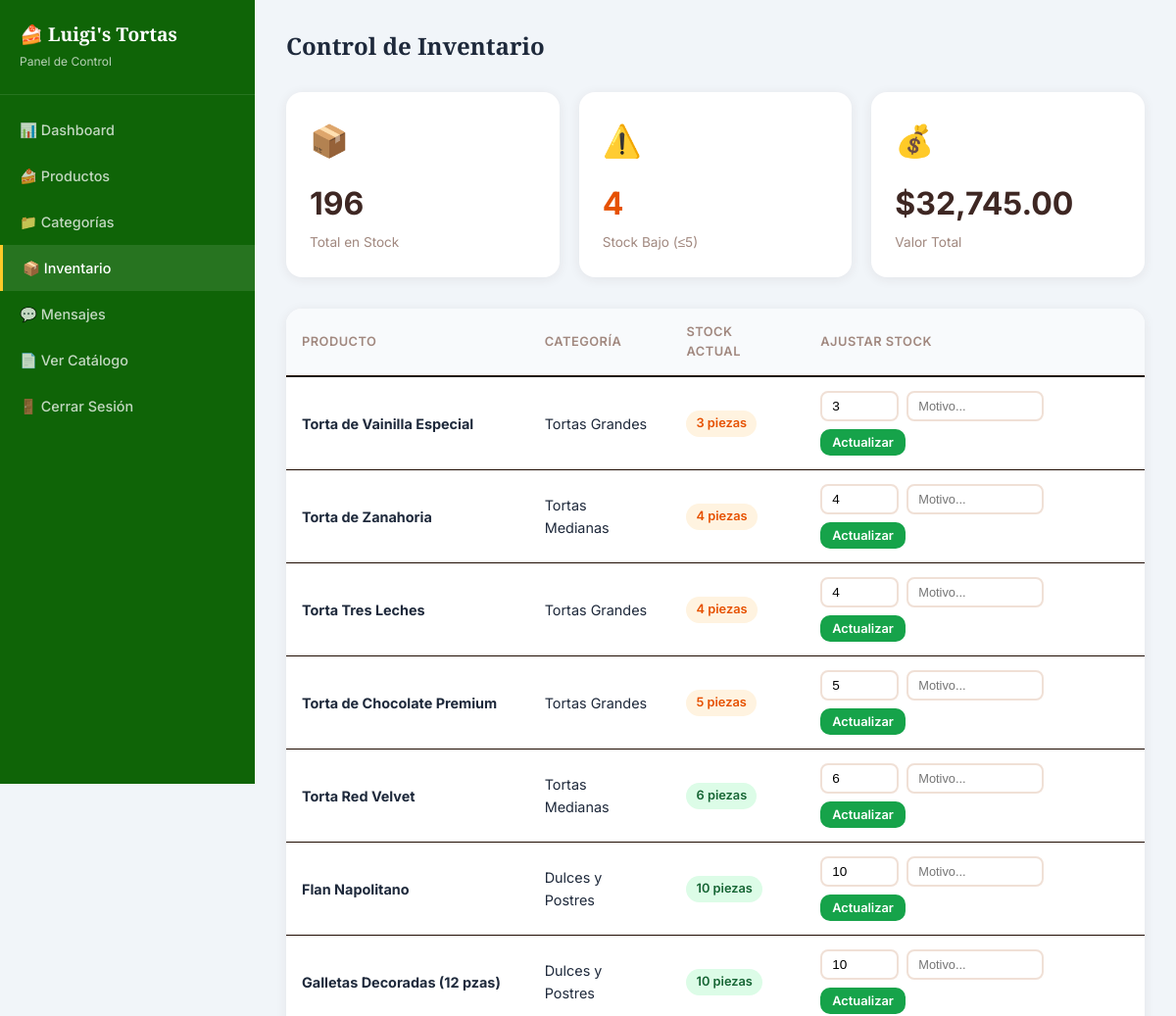
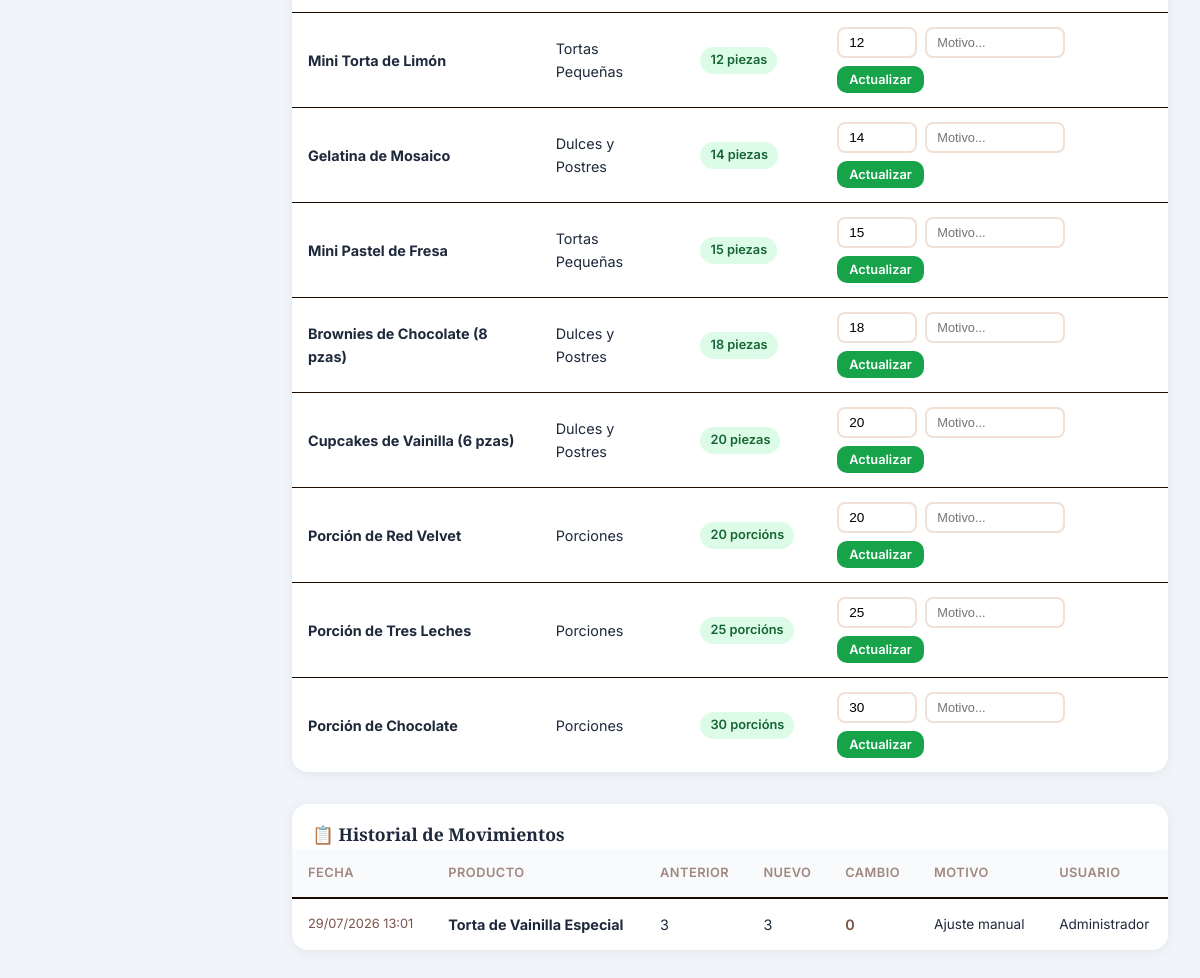
The app's page /admin/inventario.php (signed in) with its own data (2 pictures, top to bottom).
### tables this page shows
CREATE TABLE `productos` (
  `id` int(11) NOT NULL,
  `categoria_id` int(11) NOT NULL,
  `nombre` varchar(150) NOT NULL,
  `descripcion` text DEFAULT NULL,
  `precio` decimal(10,2) NOT NULL DEFAULT 0.00,
  `imagen` varchar(255) DEFAULT NULL,
  `stock` int(11) NOT NULL DEFAULT 0,
  `unidad_medida` varchar(50) DEFAULT 'pieza',
  `disponible` tinyint(1) DEFAULT 1,
  `destacado` tinyint(1) DEFAULT 0,
  `created_at` timestamp NOT NULL DEFAULT current_timestamp(),
  `updated_at` timestamp NOT NULL DEFAULT current_timestamp() ON UPDATE current_timestamp()
);

CREATE TABLE `categorias` (
  `id` int(11) NOT NULL,
  `nombre` varchar(100) NOT NULL,
  `descripcion` text DEFAULT NULL,
  `imagen` varchar(255) DEFAULT NULL,
  `orden` int(11) DEFAULT 0,
  `activa` tinyint(1) DEFAULT 1,
  `created_at` timestamp NOT NULL DEFAULT current_timestamp()
);

CREATE TABLE `historial_inventario` (
  `id` int(11) NOT NULL,
  `producto_id` int(11) NOT NULL,
  `cantidad_anterior` int(11) NOT NULL,
  `cantidad_nueva` int(11) NOT NULL,
  `motivo` varchar(255) DEFAULT NULL,
  `usuario_id` int(11) DEFAULT NULL,
  `created_at` timestamp NOT NULL DEFAULT current_timestamp()
);

CREATE TABLE `usuarios` (
  `id` int(11) NOT NULL,
  `username` varchar(50) NOT NULL,
  `password` varchar(255) NOT NULL,
  `nombre_completo` varchar(150) NOT NULL,
  `rol` enum('admin','editor') DEFAULT 'editor',
  `activo` tinyint(1) DEFAULT 1,
  `created_at` timestamp NOT NULL DEFAULT current_timestamp()
);

### includes/db.php (called while the page is built, shortened)
<?php
function getConnection() {
    static $pdo = null;
    if ($pdo === null) {
        try {
            $dsn = 'mysql:host=' . DB_HOST . ';dbname=' . DB_NAME . ';charset=' . DB_CHARSET;
            $pdo = new PDO($dsn, DB_USER, DB_PASS, [
                PDO::ATTR_ERRMODE => PDO::ERRMODE_EXCEPTION,
                PDO::ATTR_DEFAULT_FETCH_MODE => PDO::FETCH_ASSOC,
                PDO::ATTR_EMULATE_PREPARES => false,
            ]);
        } catch (PDOException $e) {
            die('Error de conexión: ' . $e->getMessage());
        }
    }
    return $pdo;
}
function query($sql, $params = []) {
    $stmt = getConnection()->prepare($sql);
    $stmt->execute($params);
    return $stmt;
}
function fetchAll($sql, $params = []) {
    return query($sql, $params)->fetchAll();
}
function fetchOne($sql, $params = []) {
    return query($sql, $params)->fetch();
}

### includes/functions.php (called while the page is built, shortened)
<?php
function sanitize($input) {
    return htmlspecialchars(trim($input), ENT_QUOTES, 'UTF-8');
}
function formatCurrency($amount) {
    return '$' . number_format($amount, 2, '.', ',');
}
function getValorInventario() {
    return fetchOne('SELECT COALESCE(SUM(precio * stock), 0) as total FROM productos WHERE disponible = 1')['total'];
}
function getProductosBajoStock($limite = 5) {
    return fetchAll(
        'SELECT p.*, c.nombre as categoria_nombre
         FROM productos p
         JOIN categorias c ON p.categoria_id = c.id
         WHERE p.stock <= ? AND p.disponible = 1
         ORDER BY p.stock ASC',
        [$limite]
    );
}
function getHistorialInventario($productoId = null, $limit = 50) {
    $sql = 'SELECT h.*, p.nombre as producto_nombre, u.nombre_completo as usuario_nombre
            FROM historial_inventario h
            JOIN productos p ON h.producto_id = p.id
            LEFT JOIN usuarios u ON h.usuario_id = u.id';
    $params = [];
    $sql .= ' ORDER BY h.created_at DESC LIMIT ?';
    $params[] = $limit;
    return fetchAll($sql, $params);
}

### admin/inventario.php (the view, shortened to what this page needs)
<?php
$productos = fetchAll(
    'SELECT p.*, c.nombre as categoria_nombre
     FROM productos p
     JOIN categorias c ON p.categoria_id = c.id
     WHERE p.disponible = 1
     ORDER BY p.stock ASC, p.nombre ASC'
);
$historial = getHistorialInventario(null, 30);
$bajoStock = getProductosBajoStock(5);
?>
<!DOCTYPE html>
<html lang="es">
<head>
    <link rel="stylesheet" href="../assets/css/style.css">
</head>
<body class="admin-body">
<div class="admin-layout">
    <aside class="admin-sidebar">
        <div class="sidebar-brand">
            <h2>&#127856; <?= SITE_NAME ?></h2>
            <p>Panel de Control</p>
        </div>
        <nav class="sidebar-nav">
            <a href="index.php">&#128202; Dashboard</a>
            <a href="productos.php">&#127856; Productos</a>
            <a href="categorias.php">&#128193; Categorías</a>
            <a href="inventario.php" class="active">&#128230; Inventario</a>
            <a href="chat.php">&#128172; Mensajes<?php $chatNoLeidos = getNoLeidosAdminTotal(); if ($chatNoLeidos > 0): ?><span class="badge-chat"><?= $chatNoLeidos ?></span><?php endif; ?></a>
            <a href="../" target="_blank">&#128196; Ver Catálogo</a>
            <a href="logout.php">&#128682; Cerrar Sesión</a>
        </nav>
    </aside>
    <main class="admin-main">
        <div class="admin-topbar">
            <h2>Control de Inventario</h2>
        </div>
        <div class="dashboard-cards" style="margin-bottom:32px;">
            <div class="dash-card">
                <div class="dash-icon">&#128230;</div>
                <div class="dash-number"><?= array_sum(array_column($productos, 'stock')) ?></div>
                <div class="dash-label">Total en Stock</div>
            </div>
            <div class="dash-card">
                <div class="dash-icon">&#9888;&#65039;</div>
                <div class="dash-number" style="color:#e65100"><?= count($bajoStock) ?></div>
                <div class="dash-label">Stock Bajo (≤5)</div>
            </div>
            <div class="dash-card">
                <div class="dash-icon">&#128176;</div>
                <div class="dash-number"><?= formatCurrency(getValorInventario()) ?></div>
                <div class="dash-label">Valor Total</div>
            </div>
        </div>
        <div class="data-table-wrapper" style="margin-bottom:32px;">
            <table class="data-table">
                <thead>
                    <tr>
                        <th>Producto</th>
                        <th>Categoría</th>
                        <th>Stock Actual</th>
                        <th>Ajustar Stock</th>
                    </tr>
                </thead>
                <tbody>
                    <?php foreach ($productos as $p): ?>
                    <tr>
                        <td><strong><?= sanitize($p['nombre']) ?></strong></td>
                        <td><?= sanitize($p['categoria_nombre']) ?></td>
                        <td>
                            <span class="stock-badge <?= $p['stock'] == 0 ? 'out' : ($p['stock'] <= 5 ? 'low' : 'ok') ?>">
                                <?= $p['stock'] ?> <?= $p['unidad_medida'] ?><?= $p['stock'] != 1 ? 's' : '' ?>
                            </span>
                        </td>
                        <td>
                            <form method="POST" style="display:flex;gap:8px;align-items:center;flex-wrap:wrap;">
                                <input type="number" name="nuevo_stock" min="0" value="<?= $p['stock'] ?>" style="width:80px;padding:6px 10px;border:2px solid #f0e0d6;border-radius:8px;font-size:0.85rem;">
                                <input type="text" name="motivo" placeholder="Motivo..." style="width:140px;padding:6px 10px;border:2px solid #f0e0d6;border-radius:8px;font-size:0.8rem;">
                                <button type="submit" class="btn btn-sm btn-success" style="width:auto;padding:6px 12px;">Actualizar</button>
                            </form>
                        </td>
                    </tr>
                    <?php endforeach; ?>
                </tbody>
            </table>
        </div>
        <?php if (count($historial) > 0): ?>
        <div class="data-table-wrapper">
            <h3 style="padding:16px 20px 0;font-family:'Playfair Display',serif;font-size:1.1rem;">&#128203; Historial de Movimientos</h3>
            <table class="data-table">
                <thead>
                    <tr>
                        <th>Fecha</th>
                        <th>Producto</th>
                        <th>Anterior</th>
                        <th>Nuevo</th>
                        <th>Cambio</th>
                        <th>Motivo</th>
                        <th>Usuario</th>
                    </tr>
                </thead>
                <tbody>
                    <?php foreach ($historial as $h): ?>
                    <tr>
                        <td style="font-size:0.8rem;color:#795548;"><?= date('d/m/Y H:i', strtotime($h['created_at'])) ?></td>
                        <td><strong><?= sanitize($h['producto_nombre']) ?></strong></td>
                        <td><?= $h['cantidad_anterior'] ?></td>
                        <td><?= $h['cantidad_nueva'] ?></td>
                        <td>
                            <?php
                            $diff = $h['cantidad_nueva'] - $h['cantidad_anterior'];
                            $color = $diff > 0 ? '#16a34a' : ($diff < 0 ? '#dc2626' : '#795548');
                            ?>
                            <span style="color:<?= $color ?>;font-weight:600;">
                                <?= $diff > 0 ? '+' . $diff : $diff ?>
                            </span>
                        </td>
                        <td style="font-size:0.85rem;"><?= sanitize($h['motivo'] ?: '-') ?></td>
                        <td style="font-size:0.85rem;"><?= sanitize($h['usuario_nombre'] ?? 'Sistema') ?></td>
                    </tr>
                    <?php endforeach; ?>
                </tbody>
            </table>
        </div>
        <?php endif; ?>
    </main>
</div>
</body>
</html>

### assets/css/style.css (style rules this page uses)
:root { --primary: #c2185b; --primary-light: #f8bbd0; --primary-dark: #880e4f; --primary-luigi: #22B24C; --secondary-luigi: #2B5293; --third-luigi: #0f6407; --secondary: #f57c00; --accent: #ffca28; --bg: #aed1ad; --bg-card: #ffffff; --text: #3e2723; --text-light: #795548; --text-muted: #a1887f; --border: #1f0c01; --shadow: 0 2px 12px rgba(62, 39, 35, 0.08); --shadow-lg: 0 8px 32px rgba(62, 39, 35, 0.12); --radius: 16px; --radius-sm: 10px; --transition: all 0.3s cubic-bezier(0.4, 0, 0.2, 1); }
* { margin: 0; padding: 0; box-sizing: border-box; }
body { font-family: 'Inter', sans-serif; background: var(--bg); color: var(--text); line-height: 1.6; min-height: 100vh; }
.admin-body { background: #f1f5f9; font-family: 'Inter', sans-serif; color: #1e293b; min-height: 100vh; }
.btn { display: inline-flex; align-items: center; gap: 8px; padding: 12px 24px; border: none; border-radius: var(--radius-sm); font-family: 'Inter', sans-serif; font-size: 0.95rem; font-weight: 600; cursor: pointer; transition: var(--transition); text-decoration: none; }
.btn-success { background: #16a34a; color: white; }
.btn-sm { padding: 8px 14px; font-size: 0.8rem; }
.admin-layout { display: flex; min-height: 100vh; }
.admin-sidebar { width: 260px; background: var(--third-luigi); color: white; padding: 20px 0; position: fixed; height: 100vh; overflow-y: auto; z-index: 100; }
.sidebar-brand { padding: 0 20px 24px; border-bottom: 1px solid rgba(255,255,255,0.1); margin-bottom: 12px; }
.sidebar-brand h2 { font-family: 'Playfair Display', serif; font-size: 1.2rem; }
.sidebar-brand p { font-size: 0.75rem; opacity: 0.7; margin-top: 2px; }
.sidebar-nav a { display: flex; align-items: center; gap: 12px; padding: 12px 20px; color: rgba(255,255,255,0.75); text-decoration: none; font-size: 0.9rem; font-weight: 500; transition: var(--transition); }
.sidebar-nav a:hover, .sidebar-nav a.active { background: rgba(255,255,255,0.1); color: white; }
.sidebar-nav a.active { border-left: 3px solid var(--accent); }
.admin-main { margin-left: 260px; flex: 1; padding: 28px 32px; min-height: 100vh; }
.admin-topbar { display: flex; align-items: center; justify-content: space-between; margin-bottom: 28px; }
.admin-topbar h2 { font-family: 'Playfair Display', serif; font-size: 1.5rem; }
.dashboard-cards { display: grid; grid-template-columns: repeat(auto-fit, minmax(220px, 1fr)); gap: 20px; margin-bottom: 32px; }
.dash-card { background: white; border-radius: var(--radius); padding: 24px; box-shadow: var(--shadow); transition: var(--transition); }
.dash-card .dash-icon { font-size: 2rem; margin-bottom: 12px; }
.dash-card .dash-number { font-size: 2rem; font-weight: 700; color: var(--text); }
.dash-card .dash-label { font-size: 0.85rem; color: var(--text-muted); margin-top: 4px; }
.data-table-wrapper { background: white; border-radius: var(--radius); box-shadow: var(--shadow); overflow: hidden; margin-bottom: 24px; }
.data-table { width: 100%; border-collapse: collapse; }
.data-table th { background: #f8fafc; padding: 14px 16px; text-align: left; font-size: 0.8rem; font-weight: 600; text-transform: uppercase; letter-spacing: 0.5px; color: var(--text-muted); border-bottom: 2px solid var(--border); }
.data-table td { padding: 14px 16px; border-bottom: 1px solid var(--border); font-size: 0.9rem; vertical-align: middle; }
.data-table tr:last-child td { border-bottom: none; }
.stock-badge { display: inline-block; padding: 3px 10px; border-radius: 50px; font-size: 0.8rem; font-weight: 600; }
.stock-badge.ok { background: #dcfce7; color: #166534; }
.stock-badge.low { background: #fff3e0; color: #e65100; }

### records on screen
productos: nombre "Torta de Vainilla Especial", categoria.nombre "Tortas Grandes", stock "3", unidad_medida "pieza", nuevo_stock "3"
productos: nombre "Torta de Zanahoria", categoria.nombre "Tortas Medianas", stock "4", unidad_medida "pieza", nuevo_stock "4"
productos: nombre "Torta Tres Leches", categoria.nombre "Tortas Grandes", stock "4", unidad_medida "pieza", nuevo_stock "4"
productos: nombre "Torta de Chocolate Premium", categoria.nombre "Tortas Grandes", stock "5", unidad_medida "pieza", nuevo_stock "5"
productos: nombre "Torta Red Velvet", categoria.nombre "Tortas Medianas", stock "6", unidad_medida "pieza", nuevo_stock "6"
productos: nombre "Flan Napolitano", categoria.nombre "Dulces y Postres", stock "10", unidad_medida "pieza", nuevo_stock "10"
productos: nombre "Galletas Decoradas (12 pzas)", categoria.nombre "Dulces y Postres", stock "10", unidad_medida "pieza", nuevo_stock "10"
productos: nombre "Mini Torta de Limón", categoria.nombre "Tortas Pequeñas", stock "12", unidad_medida "pieza", nuevo_stock "12"
productos: nombre "Gelatina de Mosaico", categoria.nombre "Dulces y Postres", stock "14", unidad_medida "pieza", nuevo_stock "14"
productos: nombre "Mini Pastel de Fresa", categoria.nombre "Tortas Pequeñas", stock "15", unidad_medida "pieza", nuevo_stock "15"
productos: nombre "Brownies de Chocolate (8 pzas)", categoria.nombre "Dulces y Postres", stock "18", unidad_medida "pieza", nuevo_stock "18"
productos: nombre "Cupcakes de Vainilla (6 pzas)", categoria.nombre "Dulces y Postres", stock "20", unidad_medida "pieza", nuevo_stock "20"
productos: nombre "Porción de Red Velvet", categoria.nombre "Porciones", stock "20", unidad_medida "porción", nuevo_stock "20"
productos: nombre "Porción de Tres Leches", categoria.nombre "Porciones", stock "25", unidad_medida "porción", nuevo_stock "25"
productos: nombre "Porción de Chocolate", categoria.nombre "Porciones", stock "30", unidad_medida "porción", nuevo_stock "30"
historial_inventario: created_at "29/07/2026 13:01", producto.nombre "Torta de Vainilla Especial", cantidad_anterior "3", cantidad_nueva "3", diff "0", motivo "Ajuste manual", usuario.nombre_completo "Administrador"

### other values on screen
SITE_NAME "Luigi's Tortas"
array_sum(array_column($productos, 'stock')) "196"
count($bajoStock) "4"
formatCurrency(getValorInventario()) "$32,745.00"
